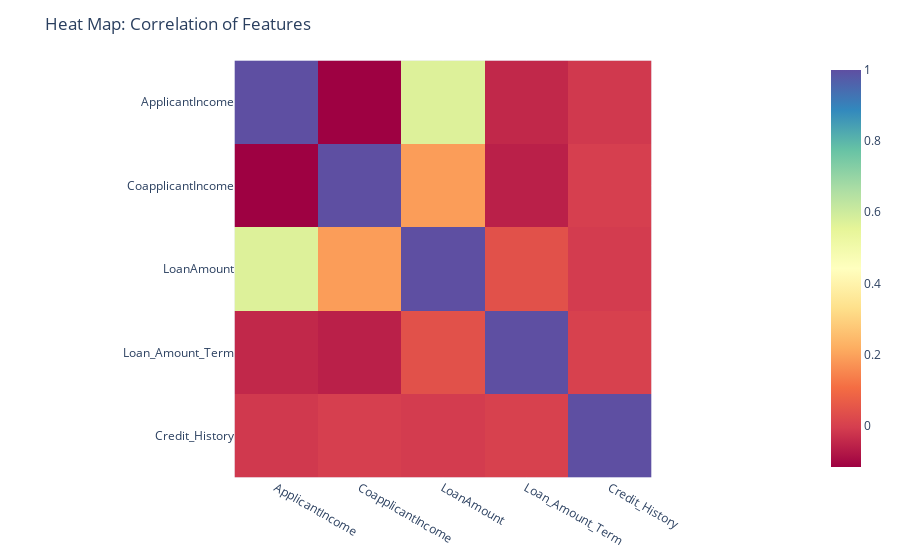

Notebook code for this chart:
### Code cell
fig = px.imshow(corr_df, color_continuous_scale='Spectral')
fig.update_layout(title='Heat Map: Correlation of Features', font=dict(size=12))
fig.show();

### Figure 1 — Plotly figure (JSON) as saved in the notebook; plotly's stock layout.template omitted (floating-point values rounded to 4 significant figures)
{"data": [{"coloraxis": "coloraxis", "hovertemplate": "x: %{x}<br>y: %{y}<br>color: %{z}<extra></extra>", "name": "0", "type": "heatmap", "x": ["ApplicantIncome", "CoapplicantIncome", "LoanAmount", "Loan_Amount_Term", "Credit_History"], "xaxis": "x", "y": ["ApplicantIncome", "CoapplicantIncome", "LoanAmount", "Loan_Amount_Term", "Credit_History"], "yaxis": "y", "z": [[1, -0.1166, 0.5709, -0.04531, -0.01471], [-0.1166, 1, 0.1886, -0.05988, -0.002056], [0.5709, 0.1886, 1, 0.03945, -0.008433], [-0.04531, -0.05988, 0.03945, 1, 0.00147], [-0.01471, -0.002056, -0.008433, 0.00147, 1]]}], "layout": {"coloraxis": {"colorscale": [[0, "rgb(158,1,66)"], [0.1, "rgb(213,62,79)"], [0.2, "rgb(244,109,67)"], [0.3, "rgb(253,174,97)"], [0.4, "rgb(254,224,139)"], [0.5, "rgb(255,255,191)"], [0.6, "rgb(230,245,152)"], [0.7, "rgb(171,221,164)"], [0.8, "rgb(102,194,165)"], [0.9, "rgb(50,136,189)"], [1, "rgb(94,79,162)"]]}, "font": {"size": 12}, "margin": {"t": 60}, "title": {"text": "Heat Map: Correlation of Features"}, "xaxis": {"anchor": "y", "constrain": "domain", "domain": [0, 1], "scaleanchor": "y"}, "yaxis": {"anchor": "x", "autorange": "reversed", "constrain": "domain", "domain": [0, 1]}}}
